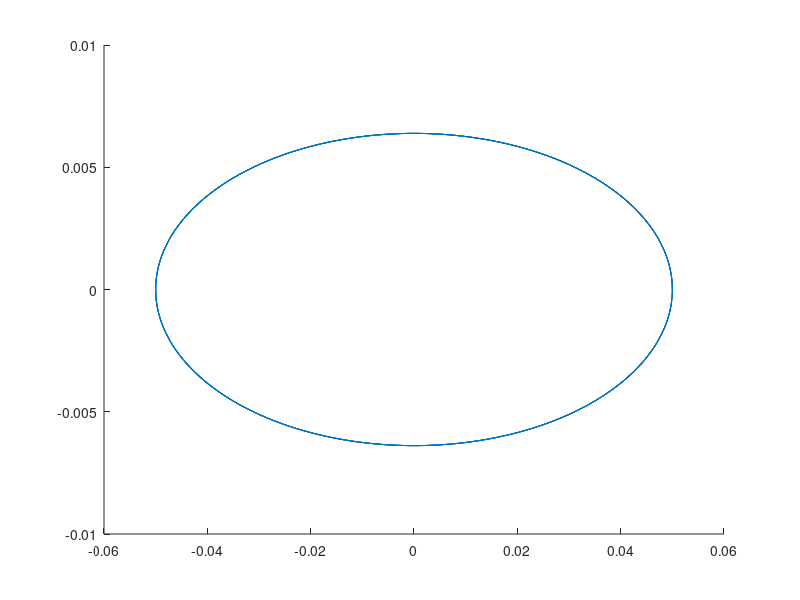

Reproduce this figure in MATLAB.
%units: length in m, time in s

clear;

x0 = 0.05
v0 = 0.02
L = 1
g = 9.81;

disp("semi-major axis")
a = x0
disp("semi-minor axis")
b = v0*sqrt(L/g) 
disp("eccentricity")
E = sqrt(1-((v0^2*L/g)/x0^2))

t = 0;
dt = 0.001;
tmax = 10;
i = 1;

hold all;

while (t<=tmax)
r = [x0*cos(sqrt(g/L)*t),v0*sqrt(L/g)*sin(sqrt(g/L)*t)];
x(i) = r(1);
y(i) = r(2);
i++;
t = t + dt;
end

plot(x,y);
